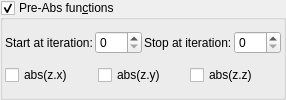
    <widget class="MyGroupBox" name="groupCheck_transf_function_enabledAx_false">
     <property name="title">
      <string>Pre-Abs fun&amp;ctions</string>
     </property>
     <property name="checkable">
      <bool>true</bool>
     </property>
     <layout class="QVBoxLayout" name="verticalLayout_12" stretch="0,0">
      <property name="spacing">
       <number>2</number>
      </property>
      <property name="leftMargin">
       <number>2</number>
      </property>
      <property name="topMargin">
       <number>2</number>
      </property>
      <property name="rightMargin">
       <number>2</number>
      </property>
      <property name="bottomMargin">
       <number>2</number>
      </property>
      <item>
       <layout class="QGridLayout" name="gridLayout_67">
        <property name="spacing">
         <number>2</number>
        </property>
        <item row="1" column="3">
         <widget class="MySpinBox" name="spinboxInt_transf_stop_iterations_A">
          <property name="sizePolicy">
           <sizepolicy hsizetype="Minimum" vsizetype="Maximum">
            <horstretch>0</horstretch>
            <verstretch>0</verstretch>
           </sizepolicy>
          </property>
          <property name="maximum">
           <number>999</number>
          </property>
         </widget>
        </item>
        <item row="1" column="1">
         <widget class="MySpinBox" name="spinboxInt_transf_start_iterations_A">
          <property name="sizePolicy">
           <sizepolicy hsizetype="Minimum" vsizetype="Maximum">
            <horstretch>0</horstretch>
            <verstretch>0</verstretch>
           </sizepolicy>
          </property>
          <property name="maximum">
           <number>999</number>
          </property>
         </widget>
        </item>
        <item row="1" column="0">
         <widget class="QLabel" name="label_262">
          <property name="text">
           <string>Start at iteration:</string>
          </property>
         </widget>
        </item>
        <item row="1" column="2">
         <widget class="QLabel" name="label_254">
          <property name="text">
           <string>Stop at iteration:</string>
          </property>
         </widget>
        </item>
       </layout>
      </item>
      <item>
       <layout class="QGridLayout" name="gridLayout_68" columnstretch="0,0,0,0">
        <property name="spacing">
         <number>2</number>
        </property>
        <item row="0" column="1">
         <widget class="MyCheckBox" name="checkBox_transf_function_enabledCx_false">
          <property name="text">
           <string notr="true">abs(z.x)</string>
          </property>
         </widget>
        </item>
        <item row="0" column="2">
         <widget class="MyCheckBox" name="checkBox_transf_function_enabledCy_false">
          <property name="text">
           <string notr="true">abs(z.y)</string>
          </property>
         </widget>
        </item>
        <item row="0" column="3">
         <widget class="MyCheckBox" name="checkBox_transf_function_enabledCz_false">
          <property name="text">
           <string notr="true">abs(z.z)</string>
          </property>
         </widget>
        </item>
       </layout>
      </item>
     </layout>
    </widget>
